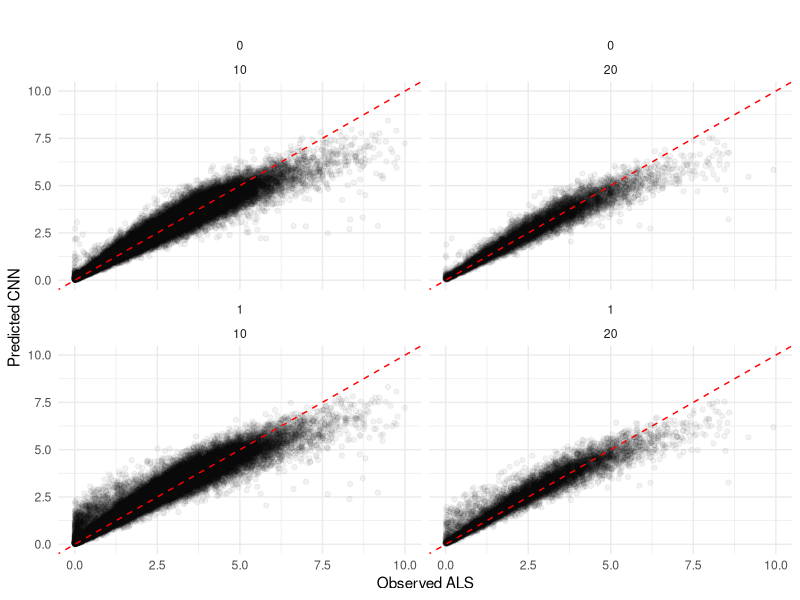
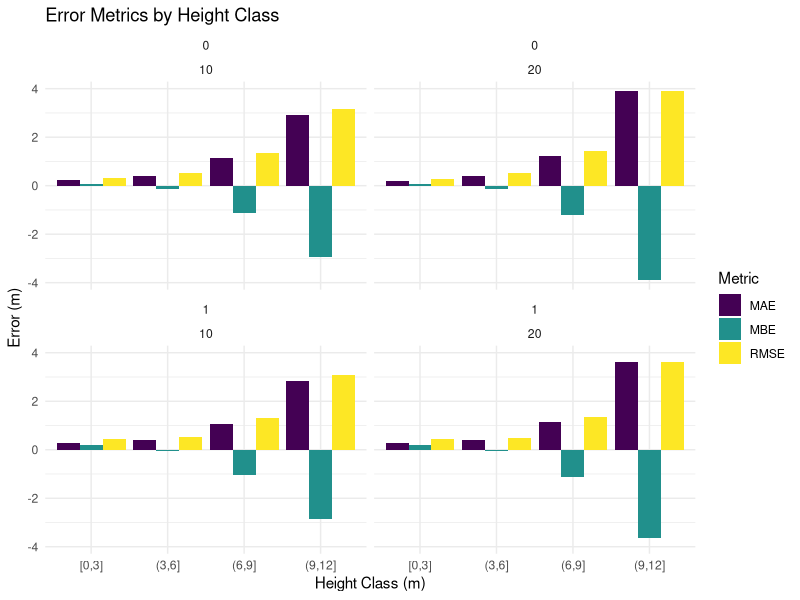
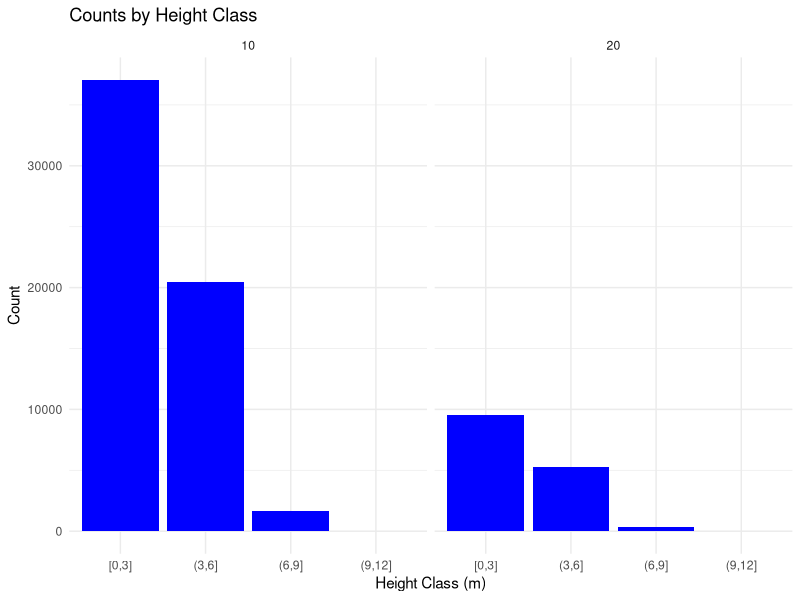

The R script that drew these images, in order:
## ---- chunk 1
knitr::opts_chunk$set(echo = TRUE)
library(ggplot2)
library(tidyr)
library(dplyr)
## ---- chunk 2
ALS_10m_0 <- read.csv("split0/ALS_10m_0.csv")
ALS_20m_0 <- read.csv("split0/ALS_20m_0.csv")
CNN_10m_0 <- read.csv("split0/CNN_10m_0.csv")
CNN_20m_0 <- read.csv("split0/CNN_20m_0.csv")

ALS_10m_1 <- read.csv("split1/ALS_10m_1.csv")
ALS_20m_1 <- read.csv("split1/ALS_20m_1.csv")
CNN_10m_1 <- read.csv("split1/CNN_10m_1.csv")
CNN_20m_1 <- read.csv("split1/CNN_20m_1.csv")
## ---- chunk 3
# split 0: join ALS_10m_0 and ALS_20m_0 by 'id' 
split0_10m <- left_join(ALS_10m_0, CNN_10m_0)
names(split0_10m)[names(split0_10m) == "ALS_10m_0mean"] <- "ALS"
names(split0_10m)[names(split0_10m) == "CNN_10m_0mean"] <- "CNN"
split0_10m$grid <- "10"
split0_10m$split <- "0"

split0_20m <- left_join(ALS_20m_0, CNN_20m_0)
names(split0_20m)[names(split0_20m) == "ALS_20m_0mean"] <- "ALS"
names(split0_20m)[names(split0_20m) == "CNN_20m_0mean"] <- "CNN"
split0_20m$grid <- "20"
split0_20m$split <- "0"

# get rid of fid, left, top, right, bottom
split0_10m <- split0_10m[, -c(1, 3, 4, 5, 6)]
split0_20m <- split0_20m[, -c(2, 3, 4, 5)]

# split 1: join ALS_10m_0 and ALS_20m_0 by 'id' 
split1_10m <- left_join(ALS_10m_1, CNN_10m_1)
names(split1_10m)[names(split1_10m) == "ALS_10m_1mean"] <- "ALS"
names(split1_10m)[names(split1_10m) == "CNN_10m_1mean"] <- "CNN"
split1_10m$grid <- "10"
split1_10m$split <- "1"

split1_20m <- left_join(ALS_20m_1, CNN_20m_1)
names(split1_20m)[names(split1_20m) == "ALS_20m_1mean"] <- "ALS"
names(split1_20m)[names(split1_20m) == "CNN_20m_1mean"] <- "CNN"
split1_20m$grid <- "20"
split1_20m$split <- "1"

# get rid of fid, left, top, right, bottom
split1_10m <- split1_10m[, -c(1, 3, 4, 5, 6)]
split1_20m <- split1_20m[, -c(1, 3, 4, 5, 6)]

# rbind split0_10m and split0_20m
test1 <- rbind(split0_10m, split0_20m, split1_10m, split1_20m)
## ---- chunk 4
# (a) Scatterplot of ALS vs CNN
ggplot(test1, aes(x = ALS, y = CNN)) +
  geom_point(alpha = 0.05) +
  geom_abline(slope = 1, intercept = 0, color = "red", linetype = "dashed") +  # Add a reference line
  labs(title = "",
       x = "Observed ALS",
       y = "Predicted CNN") +
  facet_wrap(split~grid)+
  xlim(0,10)+
  ylim(0,10)+
  theme_minimal()

# (b) Calculate residuals
test1 <- test1 %>%
  mutate(residuals = ALS - CNN)
## ---- chunk 5
test1 <- na.omit(test1)

# Create height bins (3m bins, from 0 to 30m)
test1 <- test1 %>%
  mutate(height_class = cut(ALS, breaks = seq(0, 30, by = 3), include.lowest = TRUE))

# Function to calculate the metrics
calculate_metrics <- function(df) {
  n <- nrow(df)
  mae <- mean(abs(df$ALS - df$CNN), na.rm = TRUE)
  rmse <- sqrt(mean((df$ALS - df$CNN)^2, na.rm = TRUE))
  mbe <- mean(df$CNN - df$ALS, na.rm = TRUE)
  r2 <- summary(lm(CNN ~ ALS, data = df))$r.squared
  r <- cor(df$ALS, df$CNN, use = "complete.obs")
  
  return(c(MAE = mae, RMSE = rmse, MBE = mbe, R2 = r2, Pearson_R = r))
}

# Group by height classes and calculate the metrics for each class
metrics_by_class <- test1 %>%
  group_by(grid, split, height_class) %>% # remove height_class if you want to calculate for the whole dataset
  summarise(MAE = mean(abs(ALS - CNN), na.rm = TRUE),
            RMSE = sqrt(mean((ALS - CNN)^2, na.rm = TRUE)),
            MBE = mean(CNN - ALS, na.rm = TRUE),
            R2 = summary(lm(CNN ~ ALS))$r.squared,
            Pearson_R = cor(ALS, CNN, use = "complete.obs"))

# View the resulting table
print(metrics_by_class)
## ---- chunk 6
# Reshape the metrics_by_class to long format
metrics_long <- metrics_by_class %>%
  pivot_longer(cols = c(MAE, RMSE, MBE), 
               names_to = "Metric", 
               values_to = "Value")

# Plot the metrics using ggplot
ggplot(metrics_long, aes(x = height_class, y = Value, fill = Metric)) +
  geom_bar(stat = "identity", position = "dodge") +
  scale_fill_viridis_d() +  # Use viridis color palette
  labs(title = "Error Metrics by Height Class",
       x = "Height Class (m)", 
       y = "Error (m)", 
       fill = "Metric") +
  facet_wrap(split~grid)+
  theme_minimal()

# plot of counts by each size cleass interval 
ggplot(test1, aes(x = height_class)) +
  geom_bar(fill = "blue") +
  labs(title = "Counts by Height Class",
       x = "Height Class (m)",
       y = "Count") +
  facet_wrap(~grid)+
  theme_minimal()
## ---- chunk 7

## ---- chunk 8
save.image("Metrics.RData")
